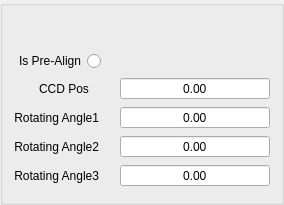
          <widget class="GroupBox" name="gpb_preAlign">
           <property name="title">
            <string/>
           </property>
           <layout class="QFormLayout" name="formLayout">
            <property name="topMargin">
             <number>45</number>
            </property>
            <property name="bottomMargin">
             <number>15</number>
            </property>
            <item row="0" column="0">
             <widget class="QRadioButton" name="rbt_isPreAlign">
              <property name="layoutDirection">
               <enum>Qt::RightToLeft</enum>
              </property>
              <property name="text">
               <string>Is Pre-Align</string>
              </property>
             </widget>
            </item>
            <item row="1" column="0">
             <widget class="QLabel" name="lbl_posCCD">
              <property name="minimumSize">
               <size>
                <width>100</width>
                <height>0</height>
               </size>
              </property>
              <property name="text">
               <string>CCD Pos</string>
              </property>
              <property name="alignment">
               <set>Qt::AlignCenter</set>
              </property>
             </widget>
            </item>
            <item row="1" column="1">
             <widget class="QDoubleSpinBox" name="dsb_posCCD">
              <property name="minimumSize">
               <size>
                <width>150</width>
                <height>0</height>
               </size>
              </property>
              <property name="focusPolicy">
               <enum>Qt::WheelFocus</enum>
              </property>
              <property name="alignment">
               <set>Qt::AlignCenter</set>
              </property>
              <property name="buttonSymbols">
               <enum>QAbstractSpinBox::NoButtons</enum>
              </property>
              <property name="minimum">
               <double>-99999999.000000000000000</double>
              </property>
              <property name="maximum">
               <double>99999999.000000000000000</double>
              </property>
             </widget>
            </item>
            <item row="2" column="0">
             <widget class="QLabel" name="lbl_rotatingAngle1">
              <property name="text">
               <string>Rotating Angle1  </string>
              </property>
              <property name="alignment">
               <set>Qt::AlignCenter</set>
              </property>
             </widget>
            </item>
            <item row="2" column="1">
             <widget class="QDoubleSpinBox" name="dsb_rotatingAngle1">
              <property name="alignment">
               <set>Qt::AlignCenter</set>
              </property>
              <property name="buttonSymbols">
               <enum>QAbstractSpinBox::NoButtons</enum>
              </property>
              <property name="minimum">
               <double>-9999.000000000000000</double>
              </property>
              <property name="maximum">
               <double>9999.000000000000000</double>
              </property>
             </widget>
            </item>
            <item row="3" column="0">
             <widget class="QLabel" name="lbl_rotatingAngle2">
              <property name="text">
               <string>Rotating Angle2  </string>
              </property>
              <property name="alignment">
               <set>Qt::AlignCenter</set>
              </property>
             </widget>
            </item>
            <item row="3" column="1">
             <widget class="QDoubleSpinBox" name="dsb_rotatingAngle2">
              <property name="alignment">
               <set>Qt::AlignCenter</set>
              </property>
              <property name="buttonSymbols">
               <enum>QAbstractSpinBox::NoButtons</enum>
              </property>
              <property name="minimum">
               <double>-9999.000000000000000</double>
              </property>
              <property name="maximum">
               <double>9999.000000000000000</double>
              </property>
             </widget>
            </item>
            <item row="4" column="0">
             <widget class="QLabel" name="lbl_rotatingAngle3">
              <property name="text">
               <string>Rotating Angle3  </string>
              </property>
              <property name="alignment">
               <set>Qt::AlignCenter</set>
              </property>
             </widget>
            </item>
            <item row="4" column="1">
             <widget class="QDoubleSpinBox" name="dsb_rotatingAngle3">
              <property name="alignment">
               <set>Qt::AlignCenter</set>
              </property>
              <property name="buttonSymbols">
               <enum>QAbstractSpinBox::NoButtons</enum>
              </property>
              <property name="minimum">
               <double>-9999.000000000000000</double>
              </property>
              <property name="maximum">
               <double>9999.000000000000000</double>
              </property>
             </widget>
            </item>
           </layout>
          </widget>
